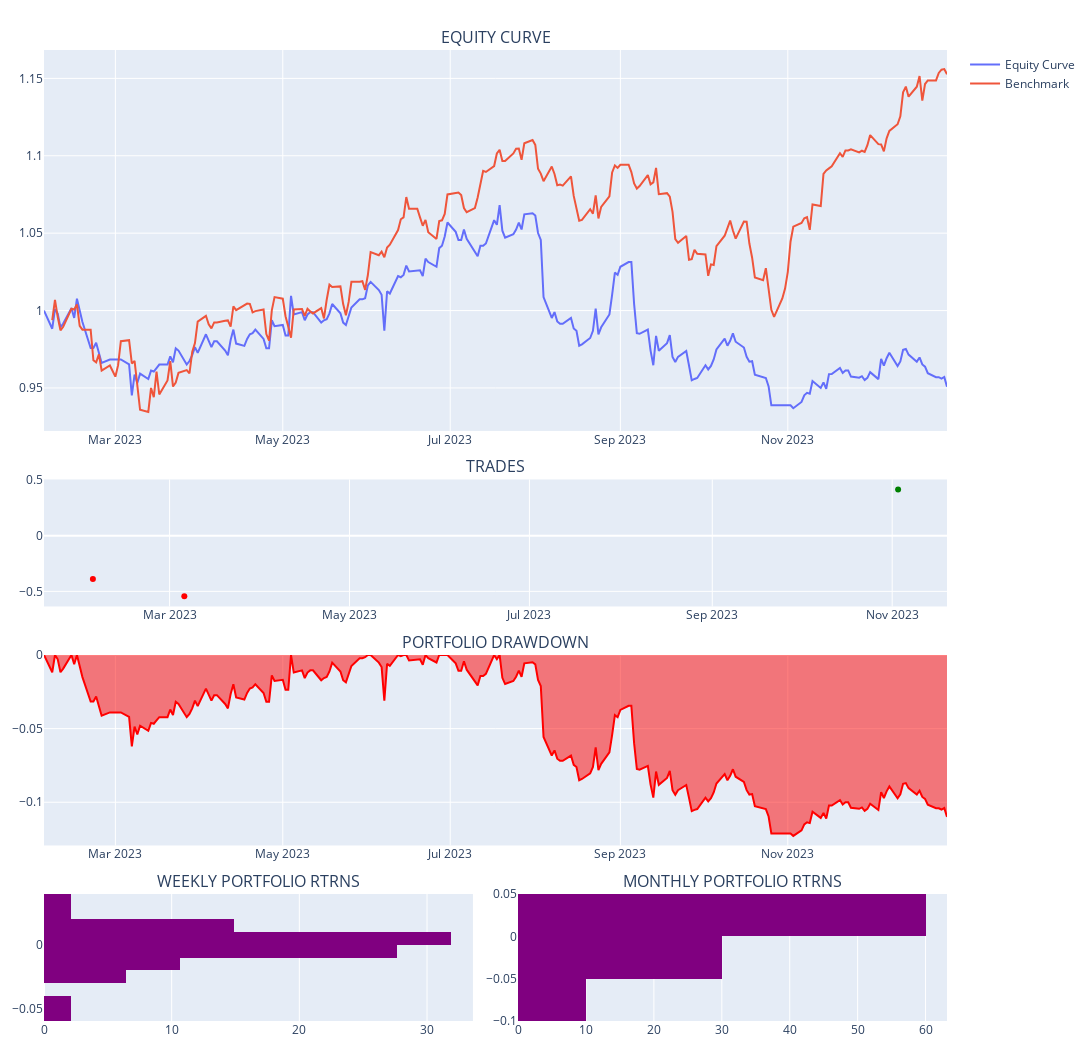

Notebook source saved alongside this figure:
### Code cell
evb_backtest.portfolio.plot_portfolio()

### Figure 1 — Plotly figure (JSON) as saved in the notebook; plotly's stock layout.template omitted (floating-point values rounded to 4 significant figures; data arrays with more than 128 entries replaced by an {"elided": "..."} marker saying what was removed)
{"data": [{"name": "Equity Curve", "showlegend": true, "type": "scatter", "x": {"elided": "236 str values"}, "xaxis": "x", "y": {"elided": "236 float values"}, "yaxis": "y"}, {"name": "Benchmark", "showlegend": true, "type": "scatter", "x": {"elided": "236 str values"}, "xaxis": "x", "y": {"elided": "236 float values"}, "yaxis": "y"}, {"customdata": [9, 6, 3], "hovertemplate": "<b>%{text}</b><br><br>Date: %{x}<br>Size: %{customdata}<br>PnL: %{y}<br>", "marker": {"color": ["red", "red", "green"]}, "mode": "markers", "name": "Ticker", "showlegend": false, "text": ["AAPL", "AAPL", "AAPL"], "type": "scatter", "x": ["2023-02-03T00:00:00", "2023-03-06T00:00:00", "2023-11-03T00:00:00"], "xaxis": "x2", "y": [-0.3886, -0.545, 0.416], "yaxis": "y2"}, {"fill": "tozeroy", "line": {"color": "red"}, "name": "Drawdown", "showlegend": false, "type": "scatter", "x": {"elided": "236 str values"}, "xaxis": "x3", "y": {"elided": "236 float values"}, "yaxis": "y3"}, {"histnorm": "percent", "marker": {"color": "purple"}, "showlegend": false, "type": "histogram", "xaxis": "x4", "y": [null, -0.008347, 0.00091, -0.02659, 0.002322, -0.00943, 0.006115, 0.00935, -0.001544, 0.007731, -0.001534, 0.009221, 0.002284, 0.007596, 0.001508, 0.005269, -0.002246, 0.01651, -0.007383, 0.01413, 0.005868, 0.02479, -0.009961, -0.002875, 0.003604, 0.01436, -0.05027, -0.01715, -0.01335, 0.01122, 0.03953, -0.04212, -0.01115, -0.004015, -0.01411, 0.01934, 0.005091, -0.0218, -0.02062, -0.001972, 0.01878, 0.004727, -0.001725, 0.002985, 0.01308, -0.001237, -0.01238, -0.009155], "yaxis": "y4"}, {"histnorm": "percent", "marker": {"color": "purple"}, "showlegend": false, "type": "histogram", "xaxis": "x5", "y": [null, 0.004393, 0.01778, 0.01823, 0.04849, 0.005692, -0.0375, -0.06513, -0.01846, 0.01894, -0.006039], "yaxis": "y5"}], "layout": {"annotations": [{"font": {"size": 16}, "showarrow": false, "text": "EQUITY CURVE", "x": 0.5, "xanchor": "center", "xref": "paper", "y": 1.0, "yanchor": "bottom", "yref": "paper"}, {"font": {"size": 16}, "showarrow": false, "text": "TRADES", "x": 0.5, "xanchor": "center", "xref": "paper", "y": 0.5577, "yanchor": "bottom", "yref": "paper"}, {"font": {"size": 16}, "showarrow": false, "text": "PORTFOLIO DRAWDOWN", "x": 0.5, "xanchor": "center", "xref": "paper", "y": 0.3769, "yanchor": "bottom", "yref": "paper"}, {"font": {"size": 16}, "showarrow": false, "text": "WEEKLY PORTFOLIO RTRNS", "x": 0.2375, "xanchor": "center", "xref": "paper", "y": 0.1308, "yanchor": "bottom", "yref": "paper"}, {"font": {"size": 16}, "showarrow": false, "text": "MONTHLY PORTFOLIO RTRNS", "x": 0.7625, "xanchor": "center", "xref": "paper", "y": 0.1308, "yanchor": "bottom", "yref": "paper"}], "height": 1050, "hovermode": "x unified", "margin": {"b": 20, "l": 15, "r": 15, "t": 50}, "paper_bgcolor": "WHITE", "width": 1200, "xaxis": {"anchor": "y", "domain": [0, 1]}, "xaxis2": {"anchor": "y2", "domain": [0, 1]}, "xaxis3": {"anchor": "y3", "domain": [0, 1]}, "xaxis4": {"anchor": "y4", "domain": [0, 0.475]}, "xaxis5": {"anchor": "y5", "domain": [0.525, 1]}, "yaxis": {"anchor": "x", "domain": [0.6077, 1.0]}, "yaxis2": {"anchor": "x2", "domain": [0.4269, 0.5577]}, "yaxis3": {"anchor": "x3", "domain": [0.1808, 0.3769]}, "yaxis4": {"anchor": "x4", "domain": [0, 0.1308]}, "yaxis5": {"anchor": "x5", "domain": [0, 0.1308]}}}
